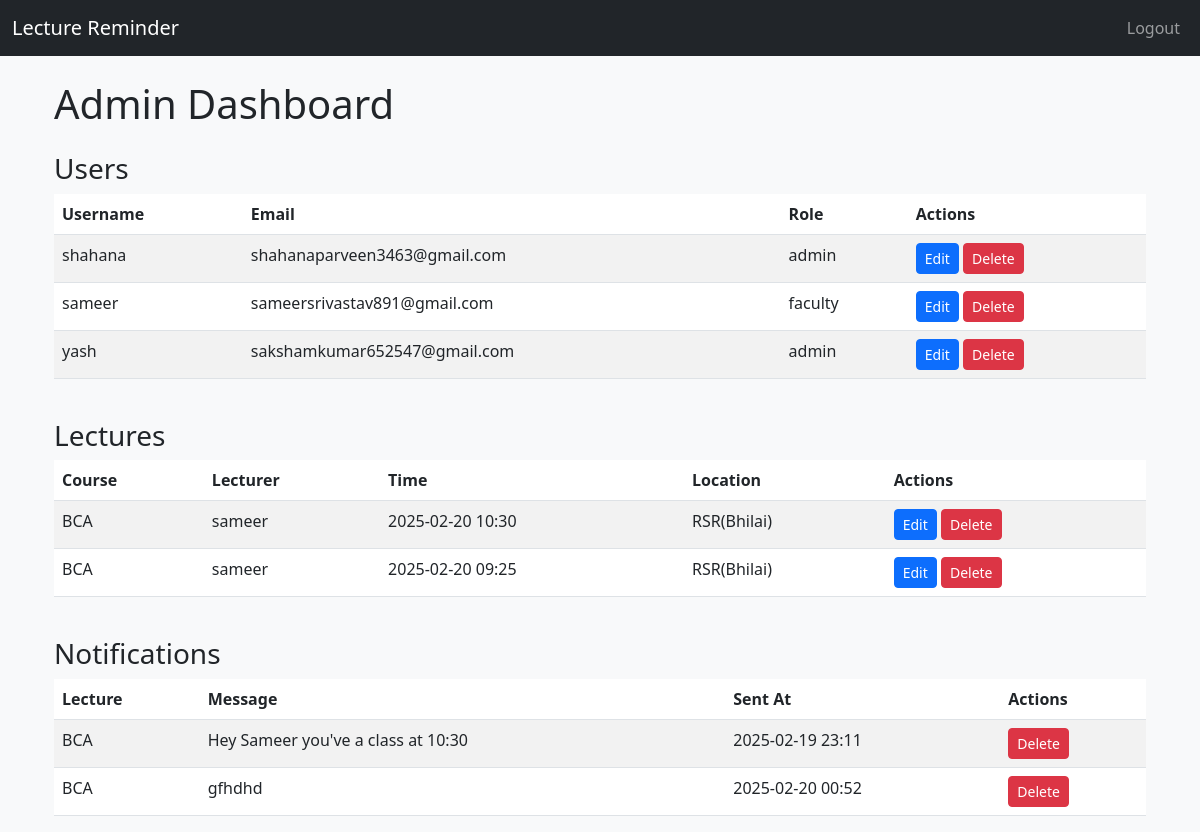
The app's page /admin (signed in) with its own data.
### models.py (models this page shows)
class User(UserMixin, db.Model):
    id = db.Column(db.Integer, primary_key=True)
    username = db.Column(db.String(50), unique=True, nullable=False)
    email = db.Column(db.String(120), unique=True, nullable=False)
    password_hash = db.Column(db.String(128), nullable=False)
    role = db.Column(db.String(20), nullable=False)  # 'admin' or 'faculty'
    created_at = db.Column(db.DateTime, default=datetime.utcnow)
    lectures = db.relationship('Lecture', backref='lecturer', lazy=True)
    notifications = db.relationship('Notification', backref='user', lazy=True)

class Lecture(db.Model):
    id = db.Column(db.Integer, primary_key=True)
    course_name = db.Column(db.String(100), nullable=False)
    lecturer_id = db.Column(db.Integer, db.ForeignKey('user.id'), nullable=False)
    scheduled_time = db.Column(db.DateTime, nullable=False)
    location = db.Column(db.String(100), nullable=False)
    status = db.Column(db.String(20), default='scheduled')
    created_at = db.Column(db.DateTime, default=datetime.utcnow)
    notifications = db.relationship('Notification', backref='lecture', lazy=True)

class Notification(db.Model):
    id = db.Column(db.Integer, primary_key=True)
    user_id = db.Column(db.Integer, db.ForeignKey('user.id'), nullable=False)
    lecture_id = db.Column(db.Integer, db.ForeignKey('lecture.id'), nullable=False)
    message = db.Column(db.Text, nullable=False)
    status = db.Column(db.String(20), default='pending')
    sent_at = db.Column(db.DateTime, default=datetime.utcnow)

### routes.py (the view)
@dashboard_routes.route('/admin')
@login_required
def admin_dashboard():
    if current_user.role != 'admin':
        return redirect(url_for('dashboard.faculty_dashboard'))
    users = User.query.all()
    lectures = Lecture.query.all()
    notifications = Notification.query.all()
    return render_template('admin_dashboard.html',
                         users=users,
                         lectures=lectures,
                         notifications=notifications)

### models.py (called while the page is built)
@login_manager.user_loader
def load_user(user_id):
    return User.query.get(int(user_id))

### templates/admin_dashboard.html (shortened to what this page needs)
{% extends "base.html" %}
{% block content %}
<div class="container">
    <h1 class="mb-4">Admin Dashboard</h1>
    <div class="row mt-4">
        <div class="col-md-12">
            <h3>Users</h3>
            <table class="table table-striped">
                <thead>
                    <tr>
                        <th>Username</th>
                        <th>Email</th>
                        <th>Role</th>
                        <th>Actions</th>
                    </tr>
                </thead>
                <tbody>
                    {% for user in users %}
                    <tr>
                        <td>{{ user.username }}</td>
                        <td>{{ user.email }}</td>
                        <td>{{ user.role }}</td>
                        <td>
                            <a href="{{ url_for('dashboard.edit_user', user_id=user.id) }}" class="btn btn-primary btn-sm">Edit</a>
                            <form action="{{ url_for('dashboard.delete_user', user_id=user.id) }}" method="POST" style="display: inline;">
                                <button type="submit" class="btn btn-danger btn-sm" onclick="return confirm('Are you sure you want to delete this user?')">Delete</button>
                            </form>
                        </td>
                    </tr>
                    {% endfor %}
                </tbody>
            </table>
        </div>
    </div>
    <div class="row mt-4">
        <div class="col-md-12">
            <h3>Lectures</h3>
            <table class="table table-striped">
                <thead>
                    <tr>
                        <th>Course</th>
                        <th>Lecturer</th>
                        <th>Time</th>
                        <th>Location</th>
                        <th>Actions</th>
                    </tr>
                </thead>
                <tbody>
                    {% for lecture in lectures %}
                    <tr>
                        <td>{{ lecture.course_name }}</td>
                        <td>{{ lecture.lecturer.username }}</td>
                        <td>{{ lecture.scheduled_time.strftime('%Y-%m-%d %H:%M') }}</td>
                        <td>{{ lecture.location }}</td>
                        <td>
                            <a href="{{ url_for('dashboard.edit_lecture', lecture_id=lecture.id) }}" class="btn btn-primary btn-sm">Edit</a>
                            <form action="{{ url_for('dashboard.delete_lecture', lecture_id=lecture.id) }}" method="POST" style="display: inline;">
                                <button type="submit" class="btn btn-danger btn-sm" onclick="return confirm('Are you sure you want to delete this lecture?')">Delete</button>
                            </form>
                        </td>
                    </tr>
                    {% endfor %}
                </tbody>
            </table>
        </div>
    </div>
    <div class="row mt-4">
        <div class="col-md-12">
            <h3>Notifications</h3>
            <table class="table table-striped">
                <thead>
                    <tr>
                        <th>Lecture</th>
                        <th>Message</th>
                        <th>Sent At</th>
                        <th>Actions</th>
                    </tr>
                </thead>
                <tbody>
                    {% for notification in notifications %}
                    <tr>
                        <td>{{ notification.lecture.course_name }}</td>
                        <td>{{ notification.message }}</td>
                        <td>{{ notification.sent_at.strftime('%Y-%m-%d %H:%M') }}</td>
                        <td>
                            <form action="{{ url_for('dashboard.delete_notification', notification_id=notification.id) }}" method="POST" style="display: inline;">
                                <button type="submit" class="btn btn-danger btn-sm" onclick="return confirm('Are you sure you want to delete this notification?')">Delete</button>
                            </form>
                        </td>
                    </tr>
                    {% endfor %}
                </tbody>
            </table>
        </div>
    </div>
</div>
{% endblock %}

### templates/base.html (shortened to what this page needs)
<!DOCTYPE html>
<html lang="en">
<head>
    <link href="https://cdn.jsdelivr.net/npm/bootstrap@5.3.0/dist/css/bootstrap.min.css" rel="stylesheet">
    <link rel="stylesheet" href="{{ url_for('static', filename='css/styles.css') }}">
</head>
<body>
    <nav class="navbar navbar-expand-lg navbar-dark bg-dark">
        <div class="container-fluid">
            <a class="navbar-brand" href="/">Lecture Reminder</a>
            <div class="collapse navbar-collapse" id="navbarNav">
                <ul class="navbar-nav ms-auto">
                    {% if current_user.is_authenticated %}
                        <li class="nav-item">
                            <a class="nav-link" href="{{ url_for('auth.logout') }}">Logout</a>
                        </li>
                    {% else %}
                        <li class="nav-item">
                            <a class="nav-link" href="{{ url_for('auth.login') }}">Login</a>
                        </li>
                    {% endif %}
                </ul>
            </div>
        </div>
    </nav>
    <div class="container mt-4">
        {% block content %}{% endblock %}
    </div>
</body>
</html>

### static/css/styles.css (style rules this page uses)
body { background-color: #f8f9fa; }
.navbar { margin-bottom: 20px; }
.btn-primary { background-color: #0d6efd; border-color: #0d6efd; }

### records on screen
User: username "shahana", email "shahanaparveen3463@gmail.com", role "admin"
User: username "sameer", email "sameersrivastav891@gmail.com", role "faculty"
User: username "yash", email "sakshamkumar652547@gmail.com", role "admin"
Lecture: course_name "BCA", lecturer.username "sameer", scheduled_time "2025-02-20 10:30", location "RSR(Bhilai)"
Lecture: course_name "BCA", lecturer.username "sameer", scheduled_time "2025-02-20 09:25", location "RSR(Bhilai)"
Notification: lecture.course_name "BCA", message "Hey Sameer you've a class at 10:30", sent_at "2025-02-19 23:11"
Notification: lecture.course_name "BCA", message "gfhdhd", sent_at "2025-02-20 00:52"
